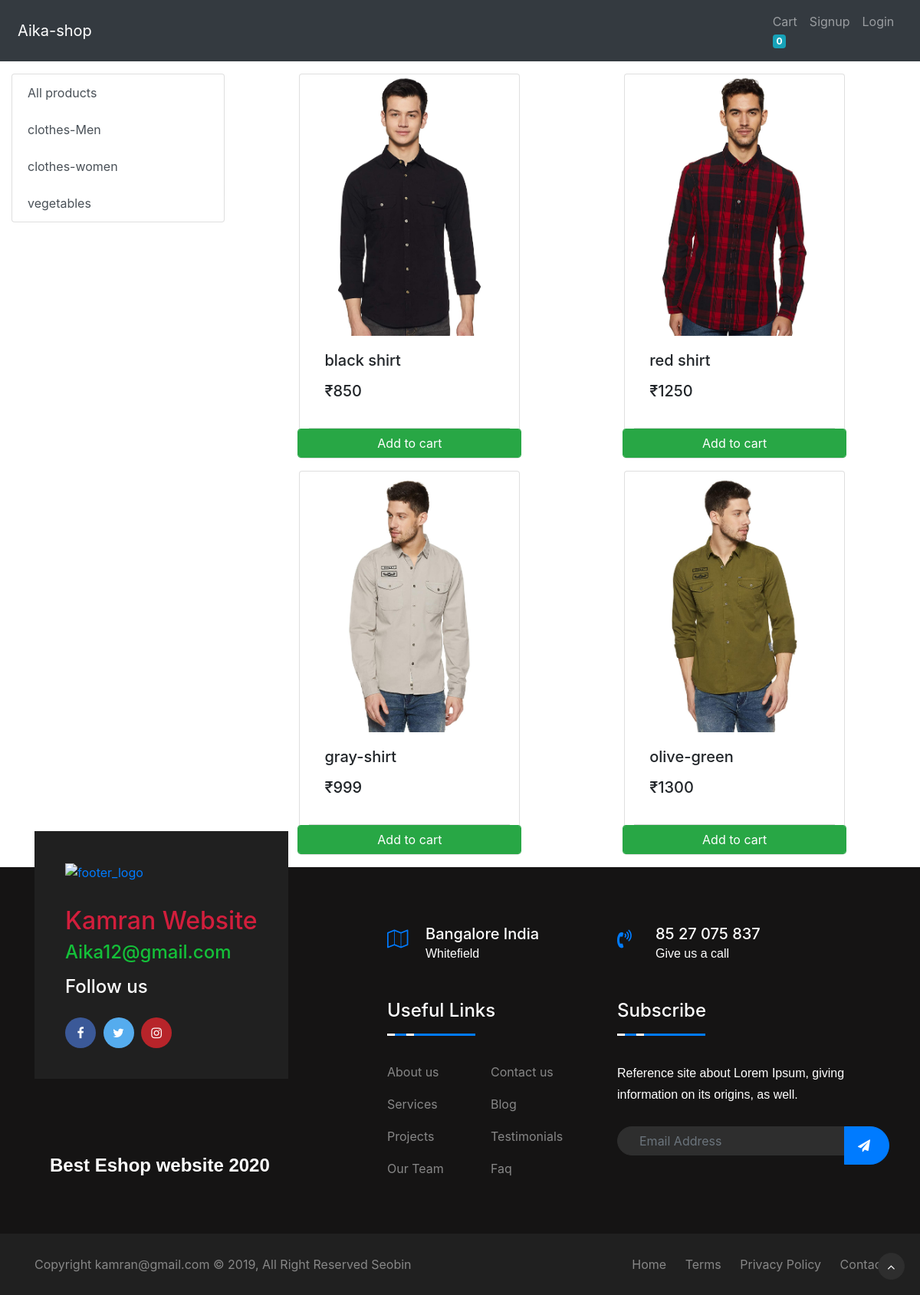
/?category=1, run on the app's committed database.
### store/models/category.py (models this page shows, shortened)
class Category(models.Model):
    name = models.CharField(max_length=50)
    @staticmethod
    def get_all_categories():
        return Category.objects.all()

### store/models/product.py (models this page shows, shortened)
class Product(models.Model):
    name = models.CharField(max_length=50)
    price = models.IntegerField(default=0)
    category = models.ForeignKey(Category,on_delete=models.CASCADE,default=1)
    description = models.CharField(max_length=200,default='',null=True,blank=True)
    image = models.ImageField(upload_to='uploads/products/')
    @staticmethod
    def get_all_products_by_categoryId(category_id): #y id aayegi view ki id s jb hm click krte h:
        if category_id:
            return Product.objects.filter(category = category_id)
        else:
            return Product.get_all_products()

### store/views/home.py (the view, shortened to what this page needs)
# urls.py: path('',Index.as_view(),name='homepage' ),
class Index(View):
    def get(self,request):
        cart = request.session.get('cart')
        if not cart:
            request.session['cart'] = {}
        products = None
        categories = Category.get_all_categories()
        categoryId = request.GET.get('category')  # y 'category' index.html s aayegi jo hmne query string m ki h
        if categoryId:
            products = Product.get_all_products_by_categoryId(categoryId)
        else:
            products = Product.get_all_products()
        data = {}
        data['products'] = products
        data['categories'] = categories
        print(request.session.get('email'))
        return render(request, 'index.html', data)

### store/templatetags/cart.py (called while the page is built)
@register.filter(name='is_in_cart')
def is_in_cart(product,cart):
    keys = cart.keys()
    for id in keys:
        if int(id) == product.id:
            return True
    return False

### store/templatetags/custom_filter.py (called while the page is built)
@register.filter(name='currency')
def currency(number):
    return "₹"+str(number)

### store/templates/index.html (shortened to what this page needs)
{% extends "base.html" %}
{% block content %}
{% load cart %}
{% load custom_filter %}
<div class="container-fluid mt-3">
    <div class="row mx-auto">
        <div class="list-group col-lg-3 ">
            <a href="/" class="list-group-item list-group-item-action">All products</a>
            {% for category in categories %}
            <a href="/?category={{category.id}}" class="list-group-item list-group-item-action">{{category.name}}</a>
            {% endfor %}
        </div>
        <div id="product " class="col-lg-9">
            <div class="row mx-auto">
                {% for product in products%}
                <div class="card mx-auto mb-3" id="{{product.id}}" style="width: 18rem;">
                    <img src="{{product.image.url}}" class="card-img-top" alt="...">
                    <div class="card-body">
                        <h5 class="card-title">{{product.name}}</h5>
                        <p class="display4 card-text"><h5>{{product.price|currency}}</h5></p>
                    </div>
                    <div class="card-footer p-0 ">
                        {% if product|is_in_cart:request.session.cart %}
                        <div class="row no-gutters">
                            <form action="/#{{product.id}}" method="post" class="col-2 p-0">
                                {% csrf_token %}
                                <input hidden type="text" value="{{product.id}}" name="product">
                                <input hidden type="text" value="True" name="remove">
                                <input type="submit" value="-" class="btn btn-primary">
                            </form>
                            <div class="text-center col p-0 mt-2">{{product|cart_quantity:request.session.cart}} in Cart</div>
                            <form action="/#{{product.id}}" method="post" class="col-2">
                                {% csrf_token %}
                                <input hidden type="text" value="{{product.id}}" name="product">
                                <input type="submit" value="+" class="btn btn-primary">
                            </form>
                        </div>
                        {% else %}
                        <div class="row">
                            <form action="/#{{product.id}}" method="post" class="no-gutters p-0">
                                <input type="submit" class="btn btn-success form-control" value="Add to cart">
                            </form>
                        </div>
                        {% endif %}
                    </div>
                </div>
                {% endfor %}
            </div>
        </div>
    </div>
</div>
{% endblock %}

### store/templates/base.html (style rules this page uses)
body { color: #ccc; }
p { font-family: "Nunito", sans-serif; font-size: 16px; color: white; line-height: 28px; }

### store/templates/index.html (style rules this page uses)
body { background-color: #634144 }

### data on the page
Category: name "clothes-Men"
Category: name "clothes-women"
Category: name "vegetables"
Product: image (picture), name "black shirt", price "₹850"
Product: image (picture), name "red shirt", price "₹1250"
Product: image (picture), name "gray-shirt", price "₹999"
Product: image (picture), name "olive-green", price "₹1300"

### other printed values
{{ request.session.cart.keys|length }} "0"
